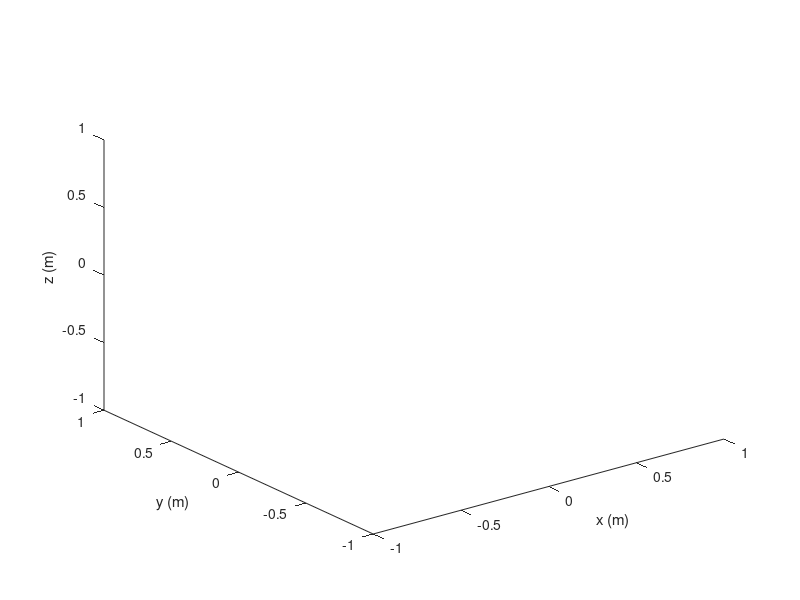

MATLAB code to generate this figure: (Note: this script raises an error after producing the figure.)

% fk = kin.getForwardKinematics('OutputFrame',zeros(1,5));
close all;
figure;
h = plot3(0,0,0, 'k');
xlabel('x (m)');
ylabel('y (m)');
zlabel('z (m)');

while true
fk = kin.getForwardKinematics('OutputFrame',homePos);
fbk = group.getNextFeedback();
% fk = kin.getForwardKinematics('OutputFrame',fbk.position);
xyz = squeeze(fk(1:3,4,:));
set(h, 'xdata', xyz(1,:), 'ydata', xyz(2,:), 'zdata', xyz(3,:));
axis equal
pause(.01);
end